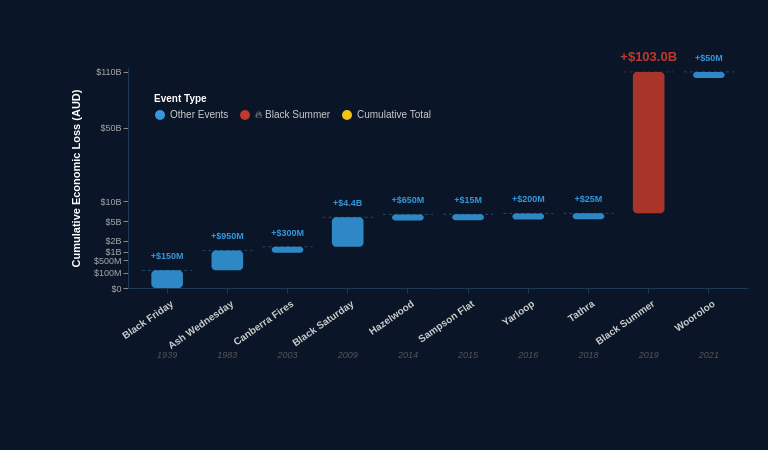

Specify this chart in Vega-Lite:
### Vega specification from a JSON file in a GitHub repository (floating-point values rounded to 4 significant figures)
{"$schema": "https://vega.github.io/schema/vega/v5.json", "width": 620, "height": 220, "padding": {"left": 70, "right": 20, "top": 50, "bottom": 90}, "background": "#0a1628", "data": [{"name": "source", "values": [{"event": "Black Friday", "year": "1939", "loss": 150, "prev": 0, "end": 150, "type": "add"}, {"event": "Ash Wednesday", "year": "1983", "loss": 950, "prev": 150, "end": 1100, "type": "add"}, {"event": "Canberra Fires", "year": "2003", "loss": 300, "prev": 1100, "end": 1400, "type": "add"}, {"event": "Black Saturday", "year": "2009", "loss": 4400, "prev": 1400, "end": 5800, "type": "add"}, {"event": "Hazelwood", "year": "2014", "loss": 650, "prev": 5800, "end": 6450, "type": "add"}, {"event": "Sampson Flat", "year": "2015", "loss": 15, "prev": 6450, "end": 6465, "type": "add"}, {"event": "Yarloop", "year": "2016", "loss": 200, "prev": 6465, "end": 6665, "type": "add"}, {"event": "Tathra", "year": "2018", "loss": 25, "prev": 6665, "end": 6690, "type": "add"}, {"event": "Black Summer", "year": "2019", "loss": 103000, "prev": 6690, "end": 109690, "type": "extreme"}, {"event": "Wooroloo", "year": "2021", "loss": 50, "prev": 109690, "end": 109740, "type": "add"}]}], "signals": [{"name": "barWidth", "update": "bandwidth('x') * 0.75"}], "scales": [{"name": "x", "type": "band", "domain": {"data": "source", "field": "event"}, "range": "width", "padding": 0.3}, {"name": "y", "type": "pow", "exponent": 0.38, "domain": [0, 115000], "range": [{"signal": "height"}, 0]}, {"name": "color", "type": "ordinal", "domain": ["add", "extreme", "total"], "range": ["#3498DB", "#C0392B", "#F1C40F"]}], "axes": [{"orient": "bottom", "scale": "x", "labelColor": "#cccccc", "labelFontSize": 10, "labelFontWeight": "bold", "domainColor": "#1e3a55", "tickColor": "#1e3a55", "encode": {"labels": {"update": {"angle": {"value": -35}, "align": {"value": "right"}, "dy": {"value": 4}}}}}, {"orient": "left", "scale": "y", "labelColor": "#aaaaaa", "labelFontSize": 9, "domainColor": "#1e3a55", "gridColor": "#1e2d45", "gridDash": [3, 3], "title": "Cumulative Economic Loss (AUD)", "titleColor": "#ffffff", "titleFontSize": 11, "titlePadding": 12, "values": [0, 100, 500, 1000, 2000, 5000, 10000, 50000, 110000], "encode": {"labels": {"update": {"text": {"signal": "datum.value === 0 ? '$0' : datum.value >= 1000 ? '$' + (datum.value/1000) + 'B' : '$' + datum.value + 'M'"}}}}}], "marks": [{"type": "rule", "from": {"data": "source"}, "encode": {"enter": {"x": {"scale": "x", "field": "event", "offset": -4}, "x2": {"signal": "scale('x', datum.event) + bandwidth('x') + 4"}, "y": {"scale": "y", "field": "end"}, "stroke": {"scale": "color", "field": "type"}, "strokeWidth": {"value": 1}, "opacity": {"value": 0.4}, "strokeDash": {"value": [3, 3]}}}}, {"type": "rect", "from": {"data": "source"}, "encode": {"enter": {"x": {"signal": "scale('x', datum.event) + (bandwidth('x') - barWidth) / 2"}, "width": {"signal": "barWidth"}, "fill": {"scale": "color", "field": "type"}, "opacity": {"value": 0.88}, "cornerRadius": {"value": 4}, "tooltip": {"signal": "{'Event': datum.event + (datum.year ? ' (' + datum.year + ')' : ''), 'Added Loss': datum.loss >= 1000 ? '$' + format(datum.loss/1000, '.1f') + 'B' : '$' + datum.loss + 'M', 'Running Total': datum.end >= 1000 ? '$' + format(datum.end/1000, '.1f') + 'B' : '$' + datum.end + 'M'}"}}, "update": {"y": {"scale": "y", "field": "end"}, "y2": {"signal": "max(scale('y', datum.prev), scale('y', datum.end) + 6)"}}, "hover": {"opacity": {"value": 1}, "cursor": {"value": "pointer"}}}}, {"type": "text", "from": {"data": "source"}, "encode": {"enter": {"x": {"signal": "scale('x', datum.event) + bandwidth('x') / 2"}, "align": {"value": "center"}, "fill": {"scale": "color", "field": "type"}, "fontSize": {"signal": "datum.type === 'extreme' ? 13 : datum.type === 'total' ? 12 : 9"}, "fontWeight": {"value": "bold"}, "text": {"signal": "datum.loss >= 1000 ? '+$' + format(datum.loss/1000, '.1f') + 'B' : '+$' + datum.loss + 'M'"}}, "update": {"y": {"scale": "y", "field": "end", "offset": -11}}}}, {"type": "text", "from": {"data": "source"}, "encode": {"enter": {"x": {"signal": "scale('x', datum.event) + bandwidth('x') / 2"}, "y": {"signal": "height + 70"}, "align": {"value": "center"}, "fill": {"value": "#555555"}, "fontSize": {"value": 9}, "fontStyle": {"value": "italic"}, "text": {"field": "year"}}}}], "legends": [{"fill": "color", "orient": "top-left", "direction": "horizontal", "labelColor": "#cccccc", "titleColor": "#ffffff", "labelFontSize": 10, "titleFontSize": 10, "title": "Event Type", "padding": 8, "encode": {"labels": {"update": {"text": {"signal": "datum.value === 'add' ? 'Other Events' : datum.value === 'extreme' ? '🔥 Black Summer' : 'Cumulative Total'"}}}}}]}
